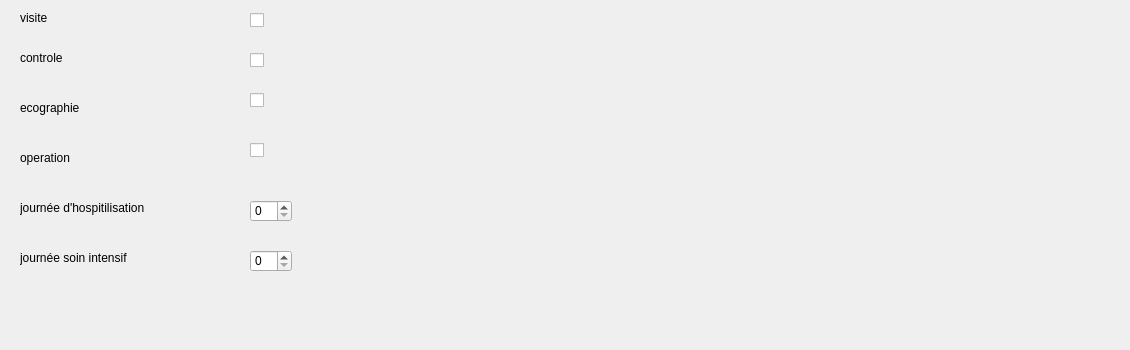
      <widget class="QWidget" name="tab_16">
       <attribute name="title">
        <string>chirirugien</string>
       </attribute>
       <widget class="QLabel" name="label_148">
        <property name="geometry">
         <rect>
          <x>20</x>
          <y>50</y>
          <width>55</width>
          <height>16</height>
         </rect>
        </property>
        <property name="text">
         <string>controle</string>
        </property>
       </widget>
       <widget class="QLabel" name="label_149">
        <property name="geometry">
         <rect>
          <x>20</x>
          <y>250</y>
          <width>121</width>
          <height>16</height>
         </rect>
        </property>
        <property name="text">
         <string>journée soin intensif</string>
        </property>
       </widget>
       <widget class="QCheckBox" name="cheru4_2">
        <property name="geometry">
         <rect>
          <x>250</x>
          <y>140</y>
          <width>81</width>
          <height>20</height>
         </rect>
        </property>
        <property name="text">
         <string/>
        </property>
       </widget>
       <widget class="QCheckBox" name="cheru3_2">
        <property name="geometry">
         <rect>
          <x>250</x>
          <y>90</y>
          <width>81</width>
          <height>20</height>
         </rect>
        </property>
        <property name="text">
         <string/>
        </property>
       </widget>
       <widget class="QSpinBox" name="cheru6_2">
        <property name="geometry">
         <rect>
          <x>250</x>
          <y>250</y>
          <width>42</width>
          <height>22</height>
         </rect>
        </property>
       </widget>
       <widget class="QLabel" name="label_150">
        <property name="geometry">
         <rect>
          <x>20</x>
          <y>100</y>
          <width>111</width>
          <height>16</height>
         </rect>
        </property>
        <property name="text">
         <string>ecographie</string>
        </property>
       </widget>
       <widget class="QLabel" name="label_151">
        <property name="geometry">
         <rect>
          <x>20</x>
          <y>200</y>
          <width>151</width>
          <height>16</height>
         </rect>
        </property>
        <property name="text">
         <string>journée d'hospitilisation</string>
        </property>
       </widget>
       <widget class="QSpinBox" name="cheru5_2">
        <property name="geometry">
         <rect>
          <x>250</x>
          <y>200</y>
          <width>42</width>
          <height>22</height>
         </rect>
        </property>
       </widget>
       <widget class="QLabel" name="label_152">
        <property name="geometry">
         <rect>
          <x>20</x>
          <y>10</y>
          <width>55</width>
          <height>16</height>
         </rect>
        </property>
        <property name="text">
         <string>visite</string>
        </property>
       </widget>
       <widget class="QLabel" name="label_153">
        <property name="geometry">
         <rect>
          <x>20</x>
          <y>150</y>
          <width>55</width>
          <height>16</height>
         </rect>
        </property>
        <property name="text">
         <string>operation</string>
        </property>
       </widget>
       <widget class="QCheckBox" name="cheru2_2">
        <property name="geometry">
         <rect>
          <x>250</x>
          <y>50</y>
          <width>81</width>
          <height>20</height>
         </rect>
        </property>
        <property name="text">
         <string/>
        </property>
       </widget>
       <widget class="QCheckBox" name="cheru1_2">
        <property name="geometry">
         <rect>
          <x>250</x>
          <y>10</y>
          <width>81</width>
          <height>20</height>
         </rect>
        </property>
        <property name="text">
         <string/>
        </property>
       </widget>
       <widget class="QLabel" name="label_154">
        <property name="geometry">
         <rect>
          <x>920</x>
          <y>170</y>
          <width>201</width>
          <height>171</height>
         </rect>
        </property>
        <property name="text">
         <string/>
        </property>
        <property name="pixmap">
         <pixmap>:/Downloads/facture.png</pixmap>
        </property>
        <property name="scaledContents">
         <bool>true</bool>
        </property>
       </widget>
      </widget>
